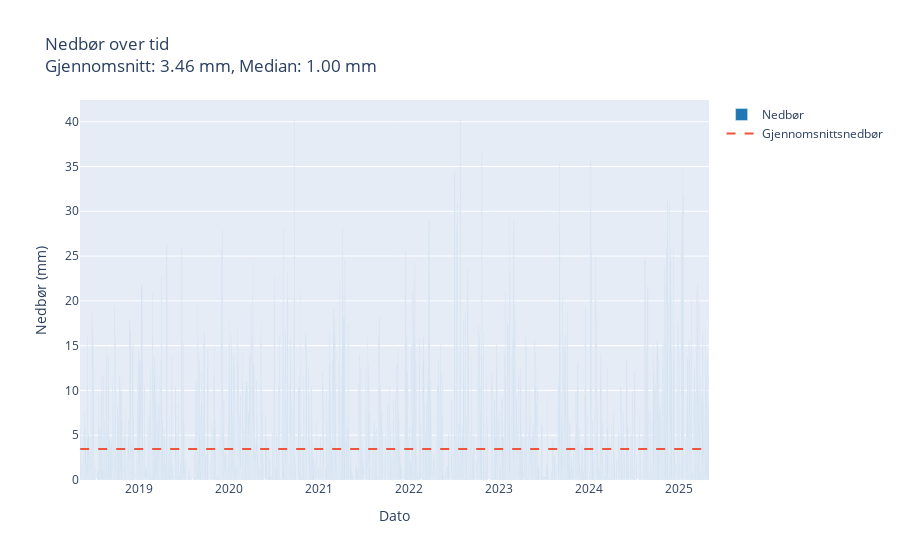
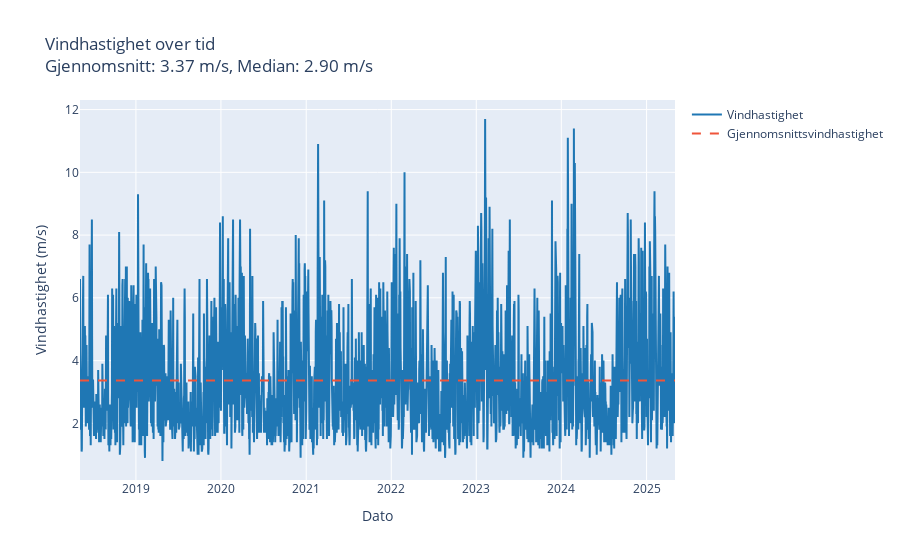
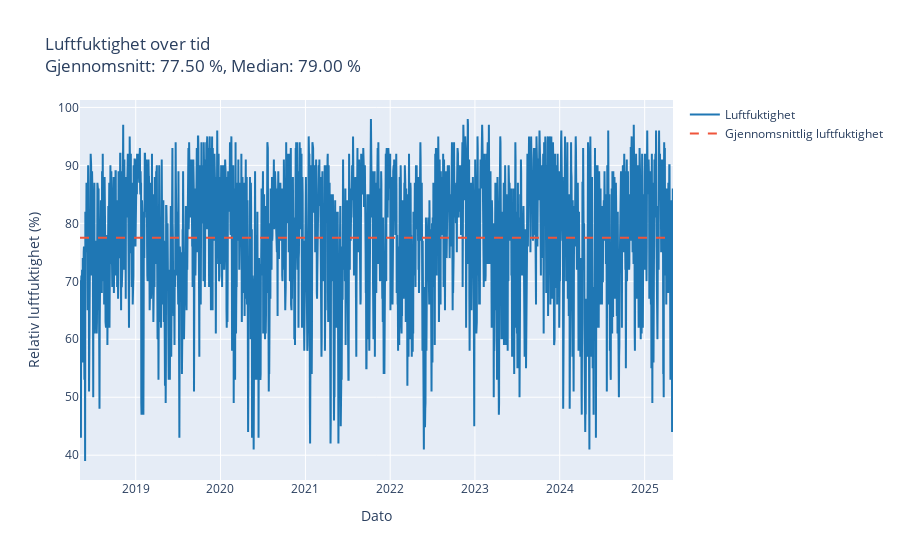

Source (notebook cell) for these figures, in order:
### Markdown cell above
Søylediagram egner seg mindre godt i denne sammenhengen, da det kan gi inntrykk av at temperaturverdiene er uavhengige av hverandre og ikke følger en kontinuerlig utvikling over tid. Vi valgte likevel å inkludere et søylediagram ettersom det ble etterspurt tre ulike visualiseringstyper, og vi vurderte at både linjediagram og scatterplot allerede dekket de mest egnede fremstillingene.

### Code cell
# Plotter nedbørsdata
fig_precip = go.Figure()
fig_precip.add_trace(go.Bar(
    x=precipitation_data['referenceTime'],
    y=precipitation_data['value'],
    name='Nedbør',
    marker=dict(color='#1f77b4')
))
mean_precip = precipitation_data['value'].mean()
median_precip = precipitation_data['value'].median()
fig_precip.add_trace(go.Scatter(
    x=precipitation_data['referenceTime'],
    y=[mean_precip] * len(precipitation_data['referenceTime']),
    mode='lines',
    line=dict(dash='dash', color='rgba(31, 119, 180)'),
    name='Gjennomsnittsnedbør'
))
fig_precip.update_layout(
    title=f"Nedbør over tid<br>Gjennomsnitt: {mean_precip:.2f} mm, Median: {median_precip:.2f} mm",
    xaxis_title="Dato",
    yaxis_title="Nedbør (mm)"
)
fig_precip.show()

# Plotter vindhastighetsdata
fig_wind = go.Figure()
fig_wind.add_trace(go.Scatter(
    x=wind_speed_data['referenceTime'],
    y=wind_speed_data['value'],
    mode='lines',
    name='Vindhastighet',
    line=dict(color='#1f77b4')
))
mean_wind = wind_speed_data['value'].mean()
median_wind = wind_speed_data['value'].median()
fig_wind.add_trace(go.Scatter(
    x=wind_speed_data['referenceTime'],
    y=[mean_wind] * len(wind_speed_data['referenceTime']),
    mode='lines',
    line=dict(dash='dash', color='rgba(31, 119, 180)'),
    name='Gjennomsnittsvindhastighet'
))
fig_wind.update_layout(
    title=f"Vindhastighet over tid<br>Gjennomsnitt: {mean_wind:.2f} m/s, Median: {median_wind:.2f} m/s",
    xaxis_title="Dato",
    yaxis_title="Vindhastighet (m/s)"
)
fig_wind.show()

# Plotter luftfuktighetsdata
fig_humidity = go.Figure()
fig_humidity.add_trace(go.Scatter(
    x=humidity_data['referenceTime'],
    y=humidity_data['value'],
    mode='lines',
    name='Luftfuktighet',
    line=dict(color='#1f77b4')
))
mean_humidity = humidity_data['value'].mean()
median_humidity = humidity_data['value'].median()
fig_humidity.add_trace(go.Scatter(
    x=humidity_data['referenceTime'],
    y=[mean_humidity] * len(humidity_data['referenceTime']),
    mode='lines',
    line=dict(dash='dash', color='rgba(31, 119, 180)'),
    name='Gjennomsnittlig luftfuktighet'
))
fig_humidity.update_layout(
    title=f"Luftfuktighet over tid<br>Gjennomsnitt: {mean_humidity:.2f} %, Median: {median_humidity:.2f} %",
    xaxis_title="Dato",
    yaxis_title="Relativ luftfuktighet (%)"
)
fig_humidity.show()

### Figure 1 — Plotly figure (JSON) as saved in the notebook; plotly's stock layout.template omitted (floating-point values rounded to 4 significant figures; data arrays with more than 128 entries replaced by an {"elided": "..."} marker saying what was removed)
{"data": [{"marker": {"color": "#1f77b4"}, "name": "Nedbør", "type": "bar", "x": {"elided": "5110 str values"}, "y": {"elided": "5110 float values"}}, {"line": {"color": "rgba(31, 119, 180)", "dash": "dash"}, "mode": "lines", "name": "Gjennomsnittsnedbør", "type": "scatter", "x": {"elided": "5110 str values"}, "y": {"elided": "5110 float values"}}], "layout": {"title": {"text": "Nedbør over tid<br>Gjennomsnitt: 3.46 mm, Median: 1.00 mm"}, "xaxis": {"title": {"text": "Dato"}}, "yaxis": {"title": {"text": "Nedbør (mm)"}}}}

### Figure 2 — Plotly figure (JSON) as saved in the notebook; plotly's stock layout.template omitted (floating-point values rounded to 4 significant figures; data arrays with more than 128 entries replaced by an {"elided": "..."} marker saying what was removed)
{"data": [{"line": {"color": "#1f77b4"}, "mode": "lines", "name": "Vindhastighet", "type": "scatter", "x": {"elided": "2555 str values"}, "y": {"elided": "2555 float values"}}, {"line": {"color": "rgba(31, 119, 180)", "dash": "dash"}, "mode": "lines", "name": "Gjennomsnittsvindhastighet", "type": "scatter", "x": {"elided": "2555 str values"}, "y": {"elided": "2555 float values"}}], "layout": {"title": {"text": "Vindhastighet over tid<br>Gjennomsnitt: 3.37 m/s, Median: 2.90 m/s"}, "xaxis": {"title": {"text": "Dato"}}, "yaxis": {"title": {"text": "Vindhastighet (m/s)"}}}}

### Figure 3 — Plotly figure (JSON) as saved in the notebook; plotly's stock layout.template omitted (floating-point values rounded to 4 significant figures; data arrays with more than 128 entries replaced by an {"elided": "..."} marker saying what was removed)
{"data": [{"line": {"color": "#1f77b4"}, "mode": "lines", "name": "Luftfuktighet", "type": "scatter", "x": {"elided": "2555 str values"}, "y": {"elided": "2555 float values"}}, {"line": {"color": "rgba(31, 119, 180)", "dash": "dash"}, "mode": "lines", "name": "Gjennomsnittlig luftfuktighet", "type": "scatter", "x": {"elided": "2555 str values"}, "y": {"elided": "2555 float values"}}], "layout": {"title": {"text": "Luftfuktighet over tid<br>Gjennomsnitt: 77.50 %, Median: 79.00 %"}, "xaxis": {"title": {"text": "Dato"}}, "yaxis": {"title": {"text": "Relativ luftfuktighet (%)"}}}}
